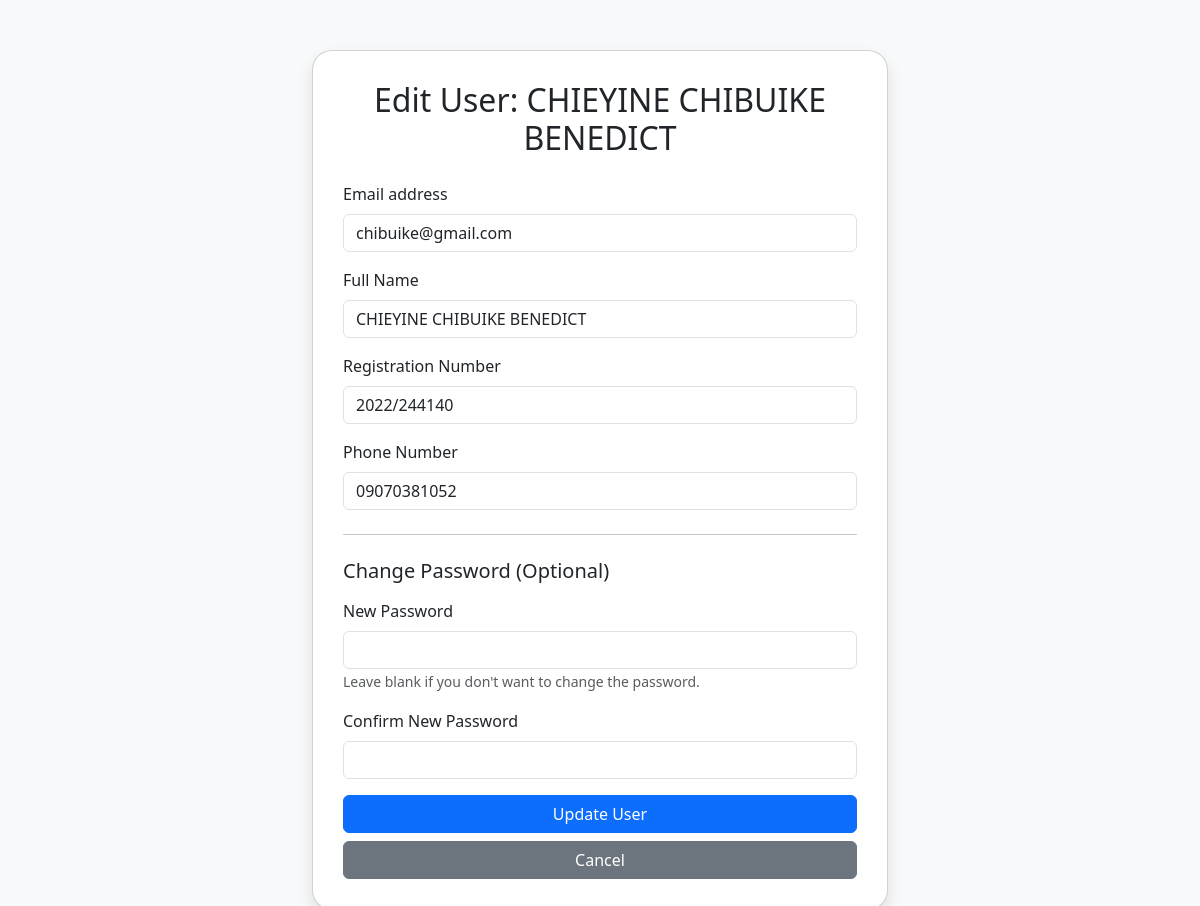
The page /admin/user/edit/1 (signed in) on the database its author committed.
### app.py (models this page shows, shortened)
class User(db.Model):
    id = db.Column(db.Integer, primary_key=True)
    fullname = db.Column(db.String(100), nullable=False)
    email = db.Column(db.String(100), unique=True, nullable=False)
    regno = db.Column(db.String(100), unique=True, nullable=False)
    phone = db.Column(db.String(20), nullable=False)
    profile_picture_url = db.Column(db.String(200), nullable=True, default='default.jpg')
    password = db.Column(db.String(200), nullable=False)
    public_key = db.Column(db.Text, nullable=True)
    sent_messages = db.relationship('Message', foreign_keys='Message.sender_id', back_populates='sender', lazy=True)
    received_messages = db.relationship('Message', foreign_keys='Message.recipient_id', back_populates='recipient', lazy=True)
    project_ideas = db.relationship('ProjectIdea', backref='author', lazy=True) # Assuming ProjectIdea model exists

### app.py (the view, shortened to what this page needs)
@app.route('/admin/user/edit/<int:user_id>', methods=['GET', 'POST'])
def admin_edit_user(user_id):
    if 'admin_id' not in session:
        flash("You must be logged in as admin to access this page.", "warning")
        return redirect(url_for('admin_login'))
    user = User.query.get_or_404(user_id) # Fetch the user or return 404
    return render_template('admin_edit_user.html', user=user)

### templates/admin_edit_user.html (shortened to what this page needs)
<!DOCTYPE html>
<html lang="en">
<head>
    <link href="https://cdn.jsdelivr.net/npm/bootstrap@5.3.0/dist/css/bootstrap.min.css" rel="stylesheet">
    <link href="https://cdn.jsdelivr.net/npm/bootstrap-icons/font/bootstrap-icons.css" rel="stylesheet">
</head>
<body>
    <div class="container">
        <div class="card">
            <h2 class="mb-4 text-center">Edit User: {{ user.fullname }}</h2>
            <form method="POST">
                <div class="mb-3">
                    <label for="email" class="form-label">Email address</label>
                    <input type="email" class="form-control" id="email" name="email" value="{{ user.email }}" required>
                </div>
                <div class="mb-3">
                    <label for="fullname" class="form-label">Full Name</label>
                    <input type="text" class="form-control" id="fullname" name="fullname" value="{{ user.fullname }}" required>
                </div>
                <div class="mb-3">
                    <label for="regno" class="form-label">Registration Number</label>
                    <input type="text" class="form-control" id="regno" name="regno" value="{{ user.regno }}" required>
                </div>
                <div class="mb-3">
                    <label for="phone" class="form-label">Phone Number</label>
                    <input type="text" class="form-control" id="phone" name="phone" value="{{ user.phone }}" required>
                </div>
                <hr class="my-4">
                <h5 class="mb-3">Change Password (Optional)</h5>
                <div class="mb-3">
                    <label for="new_password" class="form-label">New Password</label>
                    <input type="password" class="form-control" id="new_password" name="new_password">
                    <small class="form-text text-muted">Leave blank if you don't want to change the password.</small>
                </div>
                <div class="mb-3">
                    <label for="confirm_password" class="form-label">Confirm New Password</label>
                    <input type="password" class="form-control" id="confirm_password" name="confirm_password">
                </div>
                <div class="d-grid gap-2">
                    <button type="submit" class="btn btn-primary">Update User</button>
                    <a href="{{ url_for('details') }}" class="btn btn-secondary">Cancel</a>
                </div>
            </form>
        </div>
    </div>
</body>
</html>

### templates/admin_edit_user.html (style rules this page uses)
body { background-color: #f8f9fa; font-family: 'Segoe UI', sans-serif; }
.container { max-width: 600px; margin-top: 50px; }
.card { border-radius: 20px; box-shadow: 0 8px 16px rgba(0,0,0,0.1); padding: 30px; }

### rows shown on the page
User: fullname "CHIEYINE CHIBUIKE BENEDICT", email "chibuike@gmail.com", regno "2022/244140", phone "09070381052"
